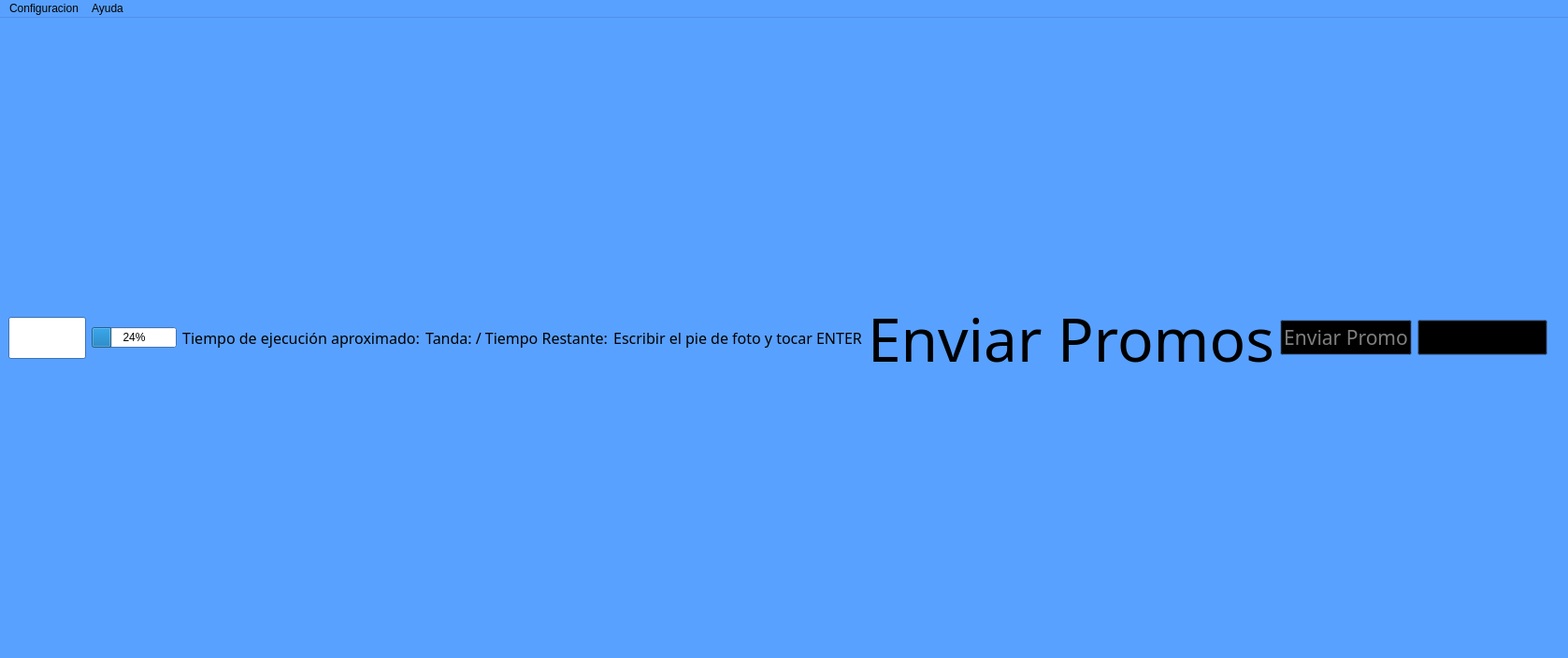
<?xml version="1.0" encoding="UTF-8"?>
<ui version="4.0">
 <class>MainWindow</class>
 <widget class="QMainWindow" name="MainWindow">
  <property name="enabled">
   <bool>true</bool>
  </property>
  <property name="geometry">
   <rect>
    <x>0</x>
    <y>0</y>
    <width>904</width>
    <height>704</height>
   </rect>
  </property>
  <property name="palette">
   <palette>
    <active>
     <colorrole role="WindowText">
      <brush brushstyle="SolidPattern">
       <color alpha="255">
        <red>0</red>
        <green>0</green>
        <blue>0</blue>
       </color>
      </brush>
     </colorrole>
     <colorrole role="Button">
      <brush brushstyle="SolidPattern">
       <color alpha="255">
        <red>255</red>
        <green>255</green>
        <blue>255</blue>
       </color>
      </brush>
     </colorrole>
     <colorrole role="Light">
      <brush brushstyle="SolidPattern">
       <color alpha="255">
        <red>255</red>
        <green>255</green>
        <blue>255</blue>
       </color>
      </brush>
     </colorrole>
     <colorrole role="Midlight">
      <brush brushstyle="SolidPattern">
       <color alpha="255">
        <red>255</red>
        <green>255</green>
        <blue>255</blue>
       </color>
      </brush>
     </colorrole>
     <colorrole role="Dark">
      <brush brushstyle="SolidPattern">
       <color alpha="255">
        <red>127</red>
        <green>127</green>
        <blue>127</blue>
       </color>
      </brush>
     </colorrole>
     <colorrole role="Mid">
      <brush brushstyle="SolidPattern">
       <color alpha="255">
        <red>170</red>
        <green>170</green>
        <blue>170</blue>
       </color>
      </brush>
     </colorrole>
     <colorrole role="Text">
      <brush brushstyle="SolidPattern">
       <color alpha="255">
        <red>0</red>
        <green>0</green>
        <blue>0</blue>
       </color>
      </brush>
     </colorrole>
     <colorrole role="BrightText">
      <brush brushstyle="SolidPattern">
       <color alpha="255">
        <red>255</red>
        <green>255</green>
        <blue>255</blue>
       </color>
      </brush>
     </colorrole>
     <colorrole role="ButtonText">
      <brush brushstyle="SolidPattern">
       <color alpha="255">
        <red>0</red>
        <green>0</green>
        <blue>0</blue>
       </color>
      </brush>
     </colorrole>
     <colorrole role="Base">
      <brush brushstyle="SolidPattern">
       <color alpha="255">
        <red>255</red>
        <green>255</green>
        <blue>255</blue>
       </color>
      </brush>
     </colorrole>
     <colorrole role="Window">
      <brush brushstyle="SolidPattern">
       <color alpha="255">
        <red>89</red>
        <green>161</green>
        <blue>255</blue>
       </color>
      </brush>
     </colorrole>
     <colorrole role="Shadow">
      <brush brushstyle="SolidPattern">
       <color alpha="255">
        <red>0</red>
        <green>0</green>
        <blue>0</blue>
       </color>
      </brush>
     </colorrole>
     <colorrole role="AlternateBase">
      <brush brushstyle="SolidPattern">
       <color alpha="255">
        <red>255</red>
        <green>255</green>
        <blue>255</blue>
       </color>
      </brush>
     </colorrole>
     <colorrole role="ToolTipBase">
      <brush brushstyle="SolidPattern">
       <color alpha="255">
        <red>255</red>
        <green>255</green>
        <blue>220</blue>
       </color>
      </brush>
     </colorrole>
     <colorrole role="ToolTipText">
      <brush brushstyle="SolidPattern">
       <color alpha="255">
        <red>0</red>
        <green>0</green>
        <blue>0</blue>
       </color>
      </brush>
     </colorrole>
     <colorrole role="PlaceholderText">
      <brush brushstyle="SolidPattern">
       <color alpha="128">
        <red>0</red>
        <green>0</green>
        <blue>0</blue>
       </color>
      </brush>
     </colorrole>
    </active>
    <inactive>
     <colorrole role="WindowText">
      <brush brushstyle="SolidPattern">
       <color alpha="255">
        <red>0</red>
        <green>0</green>
        <blue>0</blue>
       </color>
      </brush>
     </colorrole>
     <colorrole role="Button">
      <brush brushstyle="SolidPattern">
       <color alpha="255">
        <red>255</red>
        <green>255</green>
        <blue>255</blue>
       </color>
      </brush>
     </colorrole>
     <colorrole role="Light">
      <brush brushstyle="SolidPattern">
       <color alpha="255">
        <red>255</red>
        <green>255</green>
        <blue>255</blue>
       </color>
      </brush>
     </colorrole>
     <colorrole role="Midlight">
      <brush brushstyle="SolidPattern">
       <color alpha="255">
        <red>255</red>
        <green>255</green>
        <blue>255</blue>
       </color>
      </brush>
     </colorrole>
     <colorrole role="Dark">
      <brush brushstyle="SolidPattern">
       <color alpha="255">
        <red>127</red>
        <green>127</green>
        <blue>127</blue>
       </color>
      </brush>
     </colorrole>
     <colorrole role="Mid">
      <brush brushstyle="SolidPattern">
       <color alpha="255">
        <red>170</red>
        <green>170</green>
        <blue>170</blue>
       </color>
      </brush>
     </colorrole>
     <colorrole role="Text">
      <brush brushstyle="SolidPattern">
       <color alpha="255">
        <red>0</red>
        <green>0</green>
        <blue>0</blue>
       </color>
      </brush>
     </colorrole>
     <colorrole role="BrightText">
      <brush brushstyle="SolidPattern">
       <color alpha="255">
        <red>255</red>
        <green>255</green>
        <blue>255</blue>
       </color>
      </brush>
     </colorrole>
     <colorrole role="ButtonText">
      <brush brushstyle="SolidPattern">
       <color alpha="255">
        <red>0</red>
        <green>0</green>
        <blue>0</blue>
       </color>
      </brush>
     </colorrole>
     <colorrole role="Base">
      <brush brushstyle="SolidPattern">
       <color alpha="255">
        <red>255</red>
        <green>255</green>
        <blue>255</blue>
       </color>
      </brush>
     </colorrole>
     <colorrole role="Window">
      <brush brushstyle="SolidPattern">
       <color alpha="255">
        <red>89</red>
        <green>161</green>
        <blue>255</blue>
       </color>
      </brush>
     </colorrole>
     <colorrole role="Shadow">
      <brush brushstyle="SolidPattern">
       <color alpha="255">
        <red>0</red>
        <green>0</green>
        <blue>0</blue>
       </color>
      </brush>
     </colorrole>
     <colorrole role="AlternateBase">
      <brush brushstyle="SolidPattern">
       <color alpha="255">
        <red>255</red>
        <green>255</green>
        <blue>255</blue>
       </color>
      </brush>
     </colorrole>
     <colorrole role="ToolTipBase">
      <brush brushstyle="SolidPattern">
       <color alpha="255">
        <red>255</red>
        <green>255</green>
        <blue>220</blue>
       </color>
      </brush>
     </colorrole>
     <colorrole role="ToolTipText">
      <brush brushstyle="SolidPattern">
       <color alpha="255">
        <red>0</red>
        <green>0</green>
        <blue>0</blue>
       </color>
      </brush>
     </colorrole>
     <colorrole role="PlaceholderText">
      <brush brushstyle="SolidPattern">
       <color alpha="128">
        <red>0</red>
        <green>0</green>
        <blue>0</blue>
       </color>
      </brush>
     </colorrole>
    </inactive>
    <disabled>
     <colorrole role="WindowText">
      <brush brushstyle="SolidPattern">
       <color alpha="255">
        <red>127</red>
        <green>127</green>
        <blue>127</blue>
       </color>
      </brush>
     </colorrole>
     <colorrole role="Button">
      <brush brushstyle="SolidPattern">
       <color alpha="255">
        <red>255</red>
        <green>255</green>
        <blue>255</blue>
       </color>
      </brush>
     </colorrole>
     <colorrole role="Light">
      <brush brushstyle="SolidPattern">
       <color alpha="255">
        <red>255</red>
        <green>255</green>
        <blue>255</blue>
       </color>
      </brush>
     </colorrole>
     <colorrole role="Midlight">
      <brush brushstyle="SolidPattern">
       <color alpha="255">
        <red>255</red>
        <green>255</green>
        <blue>255</blue>
       </color>
      </brush>
     </colorrole>
     <colorrole role="Dark">
      <brush brushstyle="SolidPattern">
       <color alpha="255">
        <red>127</red>
        <green>127</green>
        <blue>127</blue>
       </color>
      </brush>
     </colorrole>
     <colorrole role="Mid">
      <brush brushstyle="SolidPattern">
       <color alpha="255">
        <red>170</red>
        <green>170</green>
        <blue>170</blue>
       </color>
      </brush>
     </colorrole>
     <colorrole role="Text">
      <brush brushstyle="SolidPattern">
       <color alpha="255">
        <red>127</red>
        <green>127</green>
        <blue>127</blue>
       </color>
      </brush>
     </colorrole>
     <colorrole role="BrightText">
      <brush brushstyle="SolidPattern">
       <color alpha="255">
        <red>255</red>
        <green>255</green>
        <blue>255</blue>
       </color>
      </brush>
     </colorrole>
     <colorrole role="ButtonText">
      <brush brushstyle="SolidPattern">
       <color alpha="255">
        <red>127</red>
        <green>127</green>
        <blue>127</blue>
       </color>
      </brush>
     </colorrole>
     <colorrole role="Base">
      <brush brushstyle="SolidPattern">
       <color alpha="255">
        <red>89</red>
        <green>161</green>
        <blue>255</blue>
       </color>
      </brush>
     </colorrole>
     <colorrole role="Window">
      <brush brushstyle="SolidPattern">
       <color alpha="255">
        <red>89</red>
        <green>161</green>
        <blue>255</blue>
       </color>
      </brush>
     </colorrole>
     <colorrole role="Shadow">
      <brush brushstyle="SolidPattern">
       <color alpha="255">
        <red>0</red>
        <green>0</green>
        <blue>0</blue>
       </color>
      </brush>
     </colorrole>
     <colorrole role="AlternateBase">
      <brush brushstyle="SolidPattern">
       <color alpha="255">
        <red>255</red>
        <green>255</green>
        <blue>255</blue>
       </color>
      </brush>
     </colorrole>
     <colorrole role="ToolTipBase">
      <brush brushstyle="SolidPattern">
       <color alpha="255">
        <red>255</red>
        <green>255</green>
        <blue>220</blue>
       </color>
      </brush>
     </colorrole>
     <colorrole role="ToolTipText">
      <brush brushstyle="SolidPattern">
       <color alpha="255">
        <red>0</red>
        <green>0</green>
        <blue>0</blue>
       </color>
      </brush>
     </colorrole>
     <colorrole role="PlaceholderText">
      <brush brushstyle="SolidPattern">
       <color alpha="128">
        <red>0</red>
        <green>0</green>
        <blue>0</blue>
       </color>
      </brush>
     </colorrole>
    </disabled>
   </palette>
  </property>
  <property name="cursor">
   <cursorShape>ArrowCursor</cursorShape>
  </property>
  <property name="acceptDrops">
   <bool>false</bool>
  </property>
  <property name="windowTitle">
   <string>MainWindow</string>
  </property>
  <property name="autoFillBackground">
   <bool>false</bool>
  </property>
  <widget class="QWidget" name="centralwidget">
   <layout class="QHBoxLayout" name="horizontalLayout">
    <item>
     <widget class="QLineEdit" name="lineEdit">
      <property name="font">
       <font>
        <family>Arial Unicode MS</family>
        <pointsize>20</pointsize>
       </font>
      </property>
      <property name="text">
       <string/>
      </property>
      <property name="alignment">
       <set>Qt::AlignHCenter|Qt::AlignTop</set>
      </property>
     </widget>
    </item>
    <item>
     <widget class="QProgressBar" name="progressBar">
      <property name="enabled">
       <bool>true</bool>
      </property>
      <property name="value">
       <number>24</number>
      </property>
     </widget>
    </item>
    <item>
     <widget class="QLabel" name="label3">
      <property name="font">
       <font>
        <family>Arial Unicode MS</family>
        <pointsize>12</pointsize>
       </font>
      </property>
      <property name="mouseTracking">
       <bool>false</bool>
      </property>
      <property name="text">
       <string>Tiempo de ejecución aproximado:</string>
      </property>
      <property name="alignment">
       <set>Qt::AlignCenter</set>
      </property>
     </widget>
    </item>
    <item>
     <widget class="QLabel" name="label4">
      <property name="font">
       <font>
        <family>Arial Unicode MS</family>
        <pointsize>12</pointsize>
       </font>
      </property>
      <property name="mouseTracking">
       <bool>false</bool>
      </property>
      <property name="text">
       <string>Tanda: / Tiempo Restante:</string>
      </property>
      <property name="alignment">
       <set>Qt::AlignCenter</set>
      </property>
     </widget>
    </item>
    <item>
     <widget class="QLabel" name="label2">
      <property name="font">
       <font>
        <family>Arial Unicode MS</family>
        <pointsize>12</pointsize>
       </font>
      </property>
      <property name="mouseTracking">
       <bool>false</bool>
      </property>
      <property name="text">
       <string>Escribir el pie de foto y tocar ENTER</string>
      </property>
      <property name="alignment">
       <set>Qt::AlignCenter</set>
      </property>
     </widget>
    </item>
    <item>
     <widget class="QLabel" name="label1">
      <property name="font">
       <font>
        <family>Impact</family>
        <pointsize>48</pointsize>
       </font>
      </property>
      <property name="text">
       <string>Enviar Promos</string>
      </property>
      <property name="alignment">
       <set>Qt::AlignCenter</set>
      </property>
     </widget>
    </item>
    <item>
     <widget class="QPushButton" name="pushButton2">
      <property name="enabled">
       <bool>false</bool>
      </property>
      <property name="palette">
       <palette>
        <active>
         <colorrole role="Button">
          <brush brushstyle="SolidPattern">
           <color alpha="255">
            <red>0</red>
            <green>0</green>
            <blue>0</blue>
           </color>
          </brush>
         </colorrole>
         <colorrole role="ButtonText">
          <brush brushstyle="SolidPattern">
           <color alpha="255">
            <red>0</red>
            <green>0</green>
            <blue>0</blue>
           </color>
          </brush>
         </colorrole>
         <colorrole role="Base">
          <brush brushstyle="SolidPattern">
           <color alpha="255">
            <red>255</red>
            <green>255</green>
            <blue>255</blue>
           </color>
          </brush>
         </colorrole>
         <colorrole role="Highlight">
          <brush brushstyle="SolidPattern">
           <color alpha="255">
            <red>170</red>
            <green>0</green>
            <blue>0</blue>
           </color>
          </brush>
         </colorrole>
        </active>
        <inactive>
         <colorrole role="Button">
          <brush brushstyle="SolidPattern">
           <color alpha="255">
            <red>0</red>
            <green>0</green>
            <blue>0</blue>
           </color>
          </brush>
         </colorrole>
         <colorrole role="ButtonText">
          <brush brushstyle="SolidPattern">
           <color alpha="255">
            <red>0</red>
            <green>0</green>
            <blue>0</blue>
           </color>
          </brush>
         </colorrole>
         <colorrole role="Base">
          <brush brushstyle="SolidPattern">
           <color alpha="255">
            <red>255</red>
            <green>255</green>
            <blue>255</blue>
           </color>
          </brush>
         </colorrole>
         <colorrole role="Highlight">
          <brush brushstyle="SolidPattern">
           <color alpha="255">
            <red>170</red>
            <green>0</green>
            <blue>0</blue>
           </color>
          </brush>
         </colorrole>
        </inactive>
        <disabled>
         <colorrole role="Button">
          <brush brushstyle="SolidPattern">
           <color alpha="255">
            <red>0</red>
            <green>0</green>
            <blue>0</blue>
           </color>
          </brush>
         </colorrole>
         <colorrole role="ButtonText">
          <brush brushstyle="SolidPattern">
           <color alpha="255">
            <red>127</red>
            <green>127</green>
            <blue>127</blue>
           </color>
          </brush>
         </colorrole>
         <colorrole role="Base">
          <brush brushstyle="SolidPattern">
           <color alpha="255">
            <red>89</red>
            <green>161</green>
            <blue>255</blue>
           </color>
          </brush>
         </colorrole>
         <colorrole role="Highlight">
          <brush brushstyle="SolidPattern">
           <color alpha="255">
            <red>0</red>
            <green>120</green>
            <blue>215</blue>
           </color>
          </brush>
         </colorrole>
        </disabled>
       </palette>
      </property>
      <property name="font">
       <font>
        <family>Arial Unicode MS</family>
        <pointsize>16</pointsize>
        <weight>50</weight>
        <bold>false</bold>
       </font>
      </property>
      <property name="autoFillBackground">
       <bool>false</bool>
      </property>
      <property name="text">
       <string>Enviar Promo</string>
      </property>
     </widget>
    </item>
    <item>
     <widget class="QPushButton" name="pushButton">
      <property name="palette">
       <palette>
        <active>
         <colorrole role="Button">
          <brush brushstyle="SolidPattern">
           <color alpha="255">
            <red>0</red>
            <green>0</green>
            <blue>0</blue>
           </color>
          </brush>
         </colorrole>
         <colorrole role="ButtonText">
          <brush brushstyle="SolidPattern">
           <color alpha="255">
            <red>0</red>
            <green>0</green>
            <blue>0</blue>
           </color>
          </brush>
         </colorrole>
         <colorrole role="Base">
          <brush brushstyle="SolidPattern">
           <color alpha="255">
            <red>255</red>
            <green>255</green>
            <blue>255</blue>
           </color>
          </brush>
         </colorrole>
         <colorrole role="Highlight">
          <brush brushstyle="SolidPattern">
           <color alpha="255">
            <red>170</red>
            <green>0</green>
            <blue>0</blue>
           </color>
          </brush>
         </colorrole>
        </active>
        <inactive>
         <colorrole role="Button">
          <brush brushstyle="SolidPattern">
           <color alpha="255">
            <red>0</red>
            <green>0</green>
            <blue>0</blue>
           </color>
          </brush>
         </colorrole>
         <colorrole role="ButtonText">
          <brush brushstyle="SolidPattern">
           <color alpha="255">
            <red>0</red>
            <green>0</green>
            <blue>0</blue>
           </color>
          </brush>
         </colorrole>
         <colorrole role="Base">
          <brush brushstyle="SolidPattern">
           <color alpha="255">
            <red>255</red>
            <green>255</green>
            <blue>255</blue>
           </color>
          </brush>
         </colorrole>
         <colorrole role="Highlight">
          <brush brushstyle="SolidPattern">
           <color alpha="255">
            <red>170</red>
            <green>0</green>
            <blue>0</blue>
           </color>
          </brush>
         </colorrole>
        </inactive>
        <disabled>
         <colorrole role="Button">
          <brush brushstyle="SolidPattern">
           <color alpha="255">
            <red>0</red>
            <green>0</green>
            <blue>0</blue>
           </color>
          </brush>
         </colorrole>
         <colorrole role="ButtonText">
          <brush brushstyle="SolidPattern">
           <color alpha="255">
            <red>127</red>
            <green>127</green>
            <blue>127</blue>
           </color>
          </brush>
         </colorrole>
         <colorrole role="Base">
          <brush brushstyle="SolidPattern">
           <color alpha="255">
            <red>89</red>
            <green>161</green>
            <blue>255</blue>
           </color>
          </brush>
         </colorrole>
         <colorrole role="Highlight">
          <brush brushstyle="SolidPattern">
           <color alpha="255">
            <red>0</red>
            <green>120</green>
            <blue>215</blue>
           </color>
          </brush>
         </colorrole>
        </disabled>
       </palette>
      </property>
      <property name="font">
       <font>
        <family>Arial Unicode MS</family>
        <pointsize>16</pointsize>
        <weight>50</weight>
        <bold>false</bold>
       </font>
      </property>
      <property name="autoFillBackground">
       <bool>false</bool>
      </property>
      <property name="text">
       <string>Abrir Imagen</string>
      </property>
     </widget>
    </item>
    <item>
     <widget class="QLabel" name="label">
      <property name="text">
       <string/>
      </property>
      <property name="pixmap">
       <pixmap>recursos/preview.png</pixmap>
      </property>
      <property name="scaledContents">
       <bool>true</bool>
      </property>
     </widget>
    </item>
   </layout>
  </widget>
  <widget class="QMenuBar" name="menubar">
   <property name="geometry">
    <rect>
     <x>0</x>
     <y>0</y>
     <width>904</width>
     <height>26</height>
    </rect>
   </property>
   <widget class="QMenu" name="menuConfiguracion">
    <property name="title">
     <string>Configuracion</string>
    </property>
    <widget class="QMenu" name="menuTiempo_de_Ejecucion">
     <property name="title">
      <string>Tiempo de Ejecucion</string>
     </property>
     <addaction name="action18hs"/>
     <addaction name="action16hs"/>
    </widget>
    <addaction name="menuTiempo_de_Ejecucion"/>
    <addaction name="actionBase_de_Datos"/>
    <addaction name="actionHistorial_2"/>
   </widget>
   <widget class="QMenu" name="menuAyuda">
    <property name="title">
     <string>Ayuda</string>
    </property>
    <addaction name="actionAyuda"/>
   </widget>
   <addaction name="menuConfiguracion"/>
   <addaction name="menuAyuda"/>
  </widget>
  <action name="actionBase_de_Datos">
   <property name="checkable">
    <bool>false</bool>
   </property>
   <property name="text">
    <string>Base de Datos</string>
   </property>
  </action>
  <action name="actionHistorial">
   <property name="text">
    <string>Historial</string>
   </property>
  </action>
  <action name="actionHistorial_2">
   <property name="text">
    <string>Historial</string>
   </property>
  </action>
  <action name="actionAyuda">
   <property name="text">
    <string>Ayuda</string>
   </property>
  </action>
  <action name="action16hs">
   <property name="text">
    <string>16hs</string>
   </property>
  </action>
  <action name="action18hs">
   <property name="text">
    <string>18hs</string>
   </property>
  </action>
 </widget>
 <resources/>
 <connections/>
</ui>
